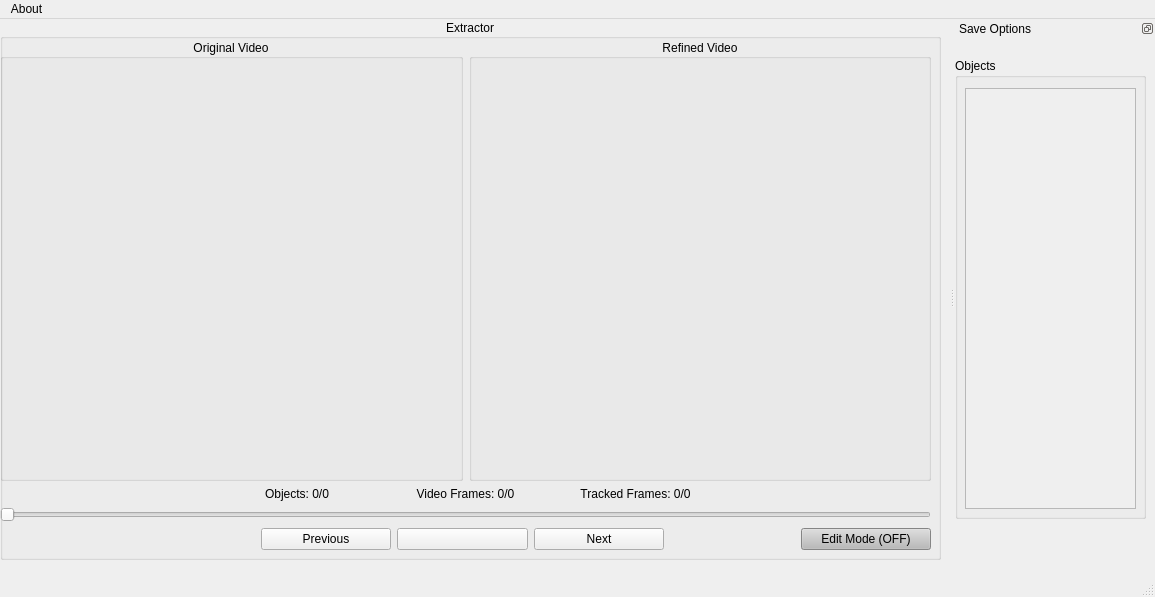
<?xml version="1.0" encoding="UTF-8"?>
<ui version="4.0">
 <class>MainWindow</class>
 <widget class="QMainWindow" name="MainWindow">
  <property name="geometry">
   <rect>
    <x>0</x>
    <y>0</y>
    <width>1155</width>
    <height>597</height>
   </rect>
  </property>
  <property name="windowTitle">
   <string>Extractor</string>
  </property>
  <widget class="QWidget" name="centralwidget">
   <widget class="QWidget" name="horizontalLayoutWidget">
    <property name="geometry">
     <rect>
      <x>0</x>
      <y>0</y>
      <width>941</width>
      <height>541</height>
     </rect>
    </property>
    <layout class="QHBoxLayout" name="horizontalLayout">
     <item>
      <widget class="QGroupBox" name="extractor_box">
       <property name="title">
        <string>Extractor</string>
       </property>
       <property name="alignment">
        <set>Qt::AlignCenter</set>
       </property>
       <widget class="QWidget" name="verticalLayoutWidget">
        <property name="geometry">
         <rect>
          <x>0</x>
          <y>20</y>
          <width>931</width>
          <height>511</height>
         </rect>
        </property>
        <layout class="QVBoxLayout" name="verticalLayout" stretch="7,0,2,2">
         <item>
          <layout class="QHBoxLayout" name="horizontalLayout_3">
           <item>
            <widget class="QGroupBox" name="original_box">
             <property name="title">
              <string>Original Video</string>
             </property>
             <property name="alignment">
              <set>Qt::AlignCenter</set>
             </property>
            </widget>
           </item>
           <item>
            <widget class="QGroupBox" name="refined_box">
             <property name="title">
              <string>Refined Video</string>
             </property>
             <property name="alignment">
              <set>Qt::AlignCenter</set>
             </property>
            </widget>
           </item>
          </layout>
         </item>
         <item>
          <layout class="QHBoxLayout" name="horizontalLayout_4" stretch="4,3,3,3,4">
           <item>
            <spacer name="horizontalSpacer_3">
             <property name="orientation">
              <enum>Qt::Horizontal</enum>
             </property>
             <property name="sizeHint" stdset="0">
              <size>
               <width>20</width>
               <height>10</height>
              </size>
             </property>
            </spacer>
           </item>
           <item>
            <widget class="QLabel" name="objects_label">
             <property name="text">
              <string>Objects: 0/0</string>
             </property>
             <property name="alignment">
              <set>Qt::AlignCenter</set>
             </property>
            </widget>
           </item>
           <item>
            <widget class="QLabel" name="frames_label">
             <property name="text">
              <string>Video Frames: 0/0</string>
             </property>
             <property name="alignment">
              <set>Qt::AlignCenter</set>
             </property>
            </widget>
           </item>
           <item>
            <widget class="QLabel" name="object_frames_label">
             <property name="text">
              <string> Tracked Frames: 0/0</string>
             </property>
             <property name="alignment">
              <set>Qt::AlignCenter</set>
             </property>
            </widget>
           </item>
           <item>
            <spacer name="horizontalSpacer_4">
             <property name="orientation">
              <enum>Qt::Horizontal</enum>
             </property>
             <property name="sizeHint" stdset="0">
              <size>
               <width>30</width>
               <height>10</height>
              </size>
             </property>
            </spacer>
           </item>
          </layout>
         </item>
         <item>
          <widget class="QSlider" name="slider">
           <property name="focusPolicy">
            <enum>Qt::NoFocus</enum>
           </property>
           <property name="orientation">
            <enum>Qt::Horizontal</enum>
           </property>
          </widget>
         </item>
         <item>
          <layout class="QHBoxLayout" name="horizontalLayout_2" stretch="4,2,2,2,2,2">
           <item>
            <spacer name="horizontalSpacer">
             <property name="orientation">
              <enum>Qt::Horizontal</enum>
             </property>
             <property name="sizeHint" stdset="0">
              <size>
               <width>20</width>
               <height>10</height>
              </size>
             </property>
            </spacer>
           </item>
           <item>
            <widget class="QPushButton" name="previous_bnt">
             <property name="focusPolicy">
              <enum>Qt::NoFocus</enum>
             </property>
             <property name="text">
              <string>Previous</string>
             </property>
            </widget>
           </item>
           <item>
            <widget class="QPushButton" name="play_bnt">
             <property name="focusPolicy">
              <enum>Qt::NoFocus</enum>
             </property>
             <property name="text">
              <string/>
             </property>
            </widget>
           </item>
           <item>
            <widget class="QPushButton" name="next_bnt">
             <property name="focusPolicy">
              <enum>Qt::NoFocus</enum>
             </property>
             <property name="text">
              <string>Next</string>
             </property>
            </widget>
           </item>
           <item>
            <spacer name="horizontalSpacer_2">
             <property name="orientation">
              <enum>Qt::Horizontal</enum>
             </property>
             <property name="sizeHint" stdset="0">
              <size>
               <width>30</width>
               <height>10</height>
              </size>
             </property>
            </spacer>
           </item>
           <item>
            <widget class="QPushButton" name="edit_mode_bnt">
             <property name="palette">
              <palette>
               <active>
                <colorrole role="WindowText">
                 <brush brushstyle="SolidPattern">
                  <color alpha="255">
                   <red>0</red>
                   <green>0</green>
                   <blue>0</blue>
                  </color>
                 </brush>
                </colorrole>
                <colorrole role="Button">
                 <brush brushstyle="SolidPattern">
                  <color alpha="255">
                   <red>186</red>
                   <green>186</green>
                   <blue>186</blue>
                  </color>
                 </brush>
                </colorrole>
                <colorrole role="Light">
                 <brush brushstyle="SolidPattern">
                  <color alpha="255">
                   <red>255</red>
                   <green>255</green>
                   <blue>255</blue>
                  </color>
                 </brush>
                </colorrole>
                <colorrole role="Midlight">
                 <brush brushstyle="SolidPattern">
                  <color alpha="255">
                   <red>220</red>
                   <green>220</green>
                   <blue>220</blue>
                  </color>
                 </brush>
                </colorrole>
                <colorrole role="Dark">
                 <brush brushstyle="SolidPattern">
                  <color alpha="255">
                   <red>93</red>
                   <green>93</green>
                   <blue>93</blue>
                  </color>
                 </brush>
                </colorrole>
                <colorrole role="Mid">
                 <brush brushstyle="SolidPattern">
                  <color alpha="255">
                   <red>124</red>
                   <green>124</green>
                   <blue>124</blue>
                  </color>
                 </brush>
                </colorrole>
                <colorrole role="Text">
                 <brush brushstyle="SolidPattern">
                  <color alpha="255">
                   <red>0</red>
                   <green>0</green>
                   <blue>0</blue>
                  </color>
                 </brush>
                </colorrole>
                <colorrole role="BrightText">
                 <brush brushstyle="SolidPattern">
                  <color alpha="255">
                   <red>255</red>
                   <green>255</green>
                   <blue>255</blue>
                  </color>
                 </brush>
                </colorrole>
                <colorrole role="ButtonText">
                 <brush brushstyle="SolidPattern">
                  <color alpha="255">
                   <red>0</red>
                   <green>0</green>
                   <blue>0</blue>
                  </color>
                 </brush>
                </colorrole>
                <colorrole role="Base">
                 <brush brushstyle="SolidPattern">
                  <color alpha="255">
                   <red>255</red>
                   <green>255</green>
                   <blue>255</blue>
                  </color>
                 </brush>
                </colorrole>
                <colorrole role="Window">
                 <brush brushstyle="SolidPattern">
                  <color alpha="255">
                   <red>186</red>
                   <green>186</green>
                   <blue>186</blue>
                  </color>
                 </brush>
                </colorrole>
                <colorrole role="Shadow">
                 <brush brushstyle="SolidPattern">
                  <color alpha="255">
                   <red>0</red>
                   <green>0</green>
                   <blue>0</blue>
                  </color>
                 </brush>
                </colorrole>
                <colorrole role="AlternateBase">
                 <brush brushstyle="SolidPattern">
                  <color alpha="255">
                   <red>220</red>
                   <green>220</green>
                   <blue>220</blue>
                  </color>
                 </brush>
                </colorrole>
                <colorrole role="ToolTipBase">
                 <brush brushstyle="SolidPattern">
                  <color alpha="255">
                   <red>255</red>
                   <green>255</green>
                   <blue>220</blue>
                  </color>
                 </brush>
                </colorrole>
                <colorrole role="ToolTipText">
                 <brush brushstyle="SolidPattern">
                  <color alpha="255">
                   <red>0</red>
                   <green>0</green>
                   <blue>0</blue>
                  </color>
                 </brush>
                </colorrole>
               </active>
               <inactive>
                <colorrole role="WindowText">
                 <brush brushstyle="SolidPattern">
                  <color alpha="255">
                   <red>0</red>
                   <green>0</green>
                   <blue>0</blue>
                  </color>
                 </brush>
                </colorrole>
                <colorrole role="Button">
                 <brush brushstyle="SolidPattern">
                  <color alpha="255">
                   <red>186</red>
                   <green>186</green>
                   <blue>186</blue>
                  </color>
                 </brush>
                </colorrole>
                <colorrole role="Light">
                 <brush brushstyle="SolidPattern">
                  <color alpha="255">
                   <red>255</red>
                   <green>255</green>
                   <blue>255</blue>
                  </color>
                 </brush>
                </colorrole>
                <colorrole role="Midlight">
                 <brush brushstyle="SolidPattern">
                  <color alpha="255">
                   <red>220</red>
                   <green>220</green>
                   <blue>220</blue>
                  </color>
                 </brush>
                </colorrole>
                <colorrole role="Dark">
                 <brush brushstyle="SolidPattern">
                  <color alpha="255">
                   <red>93</red>
                   <green>93</green>
                   <blue>93</blue>
                  </color>
                 </brush>
                </colorrole>
                <colorrole role="Mid">
                 <brush brushstyle="SolidPattern">
                  <color alpha="255">
                   <red>124</red>
                   <green>124</green>
                   <blue>124</blue>
                  </color>
                 </brush>
                </colorrole>
                <colorrole role="Text">
                 <brush brushstyle="SolidPattern">
                  <color alpha="255">
                   <red>0</red>
                   <green>0</green>
                   <blue>0</blue>
                  </color>
                 </brush>
                </colorrole>
                <colorrole role="BrightText">
                 <brush brushstyle="SolidPattern">
                  <color alpha="255">
                   <red>255</red>
                   <green>255</green>
                   <blue>255</blue>
                  </color>
                 </brush>
                </colorrole>
                <colorrole role="ButtonText">
                 <brush brushstyle="SolidPattern">
                  <color alpha="255">
                   <red>0</red>
                   <green>0</green>
                   <blue>0</blue>
                  </color>
                 </brush>
                </colorrole>
                <colorrole role="Base">
                 <brush brushstyle="SolidPattern">
                  <color alpha="255">
                   <red>255</red>
                   <green>255</green>
                   <blue>255</blue>
                  </color>
                 </brush>
                </colorrole>
                <colorrole role="Window">
                 <brush brushstyle="SolidPattern">
                  <color alpha="255">
                   <red>186</red>
                   <green>186</green>
                   <blue>186</blue>
                  </color>
                 </brush>
                </colorrole>
                <colorrole role="Shadow">
                 <brush brushstyle="SolidPattern">
                  <color alpha="255">
                   <red>0</red>
                   <green>0</green>
                   <blue>0</blue>
                  </color>
                 </brush>
                </colorrole>
                <colorrole role="AlternateBase">
                 <brush brushstyle="SolidPattern">
                  <color alpha="255">
                   <red>220</red>
                   <green>220</green>
                   <blue>220</blue>
                  </color>
                 </brush>
                </colorrole>
                <colorrole role="ToolTipBase">
                 <brush brushstyle="SolidPattern">
                  <color alpha="255">
                   <red>255</red>
                   <green>255</green>
                   <blue>220</blue>
                  </color>
                 </brush>
                </colorrole>
                <colorrole role="ToolTipText">
                 <brush brushstyle="SolidPattern">
                  <color alpha="255">
                   <red>0</red>
                   <green>0</green>
                   <blue>0</blue>
                  </color>
                 </brush>
                </colorrole>
               </inactive>
               <disabled>
                <colorrole role="WindowText">
                 <brush brushstyle="SolidPattern">
                  <color alpha="255">
                   <red>93</red>
                   <green>93</green>
                   <blue>93</blue>
                  </color>
                 </brush>
                </colorrole>
                <colorrole role="Button">
                 <brush brushstyle="SolidPattern">
                  <color alpha="255">
                   <red>186</red>
                   <green>186</green>
                   <blue>186</blue>
                  </color>
                 </brush>
                </colorrole>
                <colorrole role="Light">
                 <brush brushstyle="SolidPattern">
                  <color alpha="255">
                   <red>255</red>
                   <green>255</green>
                   <blue>255</blue>
                  </color>
                 </brush>
                </colorrole>
                <colorrole role="Midlight">
                 <brush brushstyle="SolidPattern">
                  <color alpha="255">
                   <red>220</red>
                   <green>220</green>
                   <blue>220</blue>
                  </color>
                 </brush>
                </colorrole>
                <colorrole role="Dark">
                 <brush brushstyle="SolidPattern">
                  <color alpha="255">
                   <red>93</red>
                   <green>93</green>
                   <blue>93</blue>
                  </color>
                 </brush>
                </colorrole>
                <colorrole role="Mid">
                 <brush brushstyle="SolidPattern">
                  <color alpha="255">
                   <red>124</red>
                   <green>124</green>
                   <blue>124</blue>
                  </color>
                 </brush>
                </colorrole>
                <colorrole role="Text">
                 <brush brushstyle="SolidPattern">
                  <color alpha="255">
                   <red>93</red>
                   <green>93</green>
                   <blue>93</blue>
                  </color>
                 </brush>
                </colorrole>
                <colorrole role="BrightText">
                 <brush brushstyle="SolidPattern">
                  <color alpha="255">
                   <red>255</red>
                   <green>255</green>
                   <blue>255</blue>
                  </color>
                 </brush>
                </colorrole>
                <colorrole role="ButtonText">
                 <brush brushstyle="SolidPattern">
                  <color alpha="255">
                   <red>93</red>
                   <green>93</green>
                   <blue>93</blue>
                  </color>
                 </brush>
                </colorrole>
                <colorrole role="Base">
                 <brush brushstyle="SolidPattern">
                  <color alpha="255">
                   <red>186</red>
                   <green>186</green>
                   <blue>186</blue>
                  </color>
                 </brush>
                </colorrole>
                <colorrole role="Window">
                 <brush brushstyle="SolidPattern">
                  <color alpha="255">
                   <red>186</red>
                   <green>186</green>
                   <blue>186</blue>
                  </color>
                 </brush>
                </colorrole>
                <colorrole role="Shadow">
                 <brush brushstyle="SolidPattern">
                  <color alpha="255">
                   <red>0</red>
                   <green>0</green>
                   <blue>0</blue>
                  </color>
                 </brush>
                </colorrole>
                <colorrole role="AlternateBase">
                 <brush brushstyle="SolidPattern">
                  <color alpha="255">
                   <red>186</red>
                   <green>186</green>
                   <blue>186</blue>
                  </color>
                 </brush>
                </colorrole>
                <colorrole role="ToolTipBase">
                 <brush brushstyle="SolidPattern">
                  <color alpha="255">
                   <red>255</red>
                   <green>255</green>
                   <blue>220</blue>
                  </color>
                 </brush>
                </colorrole>
                <colorrole role="ToolTipText">
                 <brush brushstyle="SolidPattern">
                  <color alpha="255">
                   <red>0</red>
                   <green>0</green>
                   <blue>0</blue>
                  </color>
                 </brush>
                </colorrole>
               </disabled>
              </palette>
             </property>
             <property name="text">
              <string>Edit Mode (OFF)</string>
             </property>
            </widget>
           </item>
          </layout>
         </item>
        </layout>
       </widget>
      </widget>
     </item>
    </layout>
   </widget>
  </widget>
  <widget class="QMenuBar" name="menubar">
   <property name="geometry">
    <rect>
     <x>0</x>
     <y>0</y>
     <width>1155</width>
     <height>22</height>
    </rect>
   </property>
   <widget class="QMenu" name="menuAbout">
    <property name="title">
     <string>About</string>
    </property>
   </widget>
   <addaction name="menuAbout"/>
  </widget>
  <widget class="QStatusBar" name="statusbar"/>
  <widget class="QDockWidget" name="dockWidget_2">
   <property name="minimumSize">
    <size>
     <width>200</width>
     <height>400</height>
    </size>
   </property>
   <property name="features">
    <set>QDockWidget::DockWidgetFloatable|QDockWidget::DockWidgetMovable</set>
   </property>
   <property name="windowTitle">
    <string>Save Options</string>
   </property>
   <attribute name="dockWidgetArea">
    <number>2</number>
   </attribute>
   <widget class="QWidget" name="dockWidgetContents_2">
    <widget class="QGroupBox" name="groupBox_4">
     <property name="geometry">
      <rect>
       <x>0</x>
       <y>20</y>
       <width>191</width>
       <height>461</height>
      </rect>
     </property>
     <property name="title">
      <string>Objects</string>
     </property>
     <widget class="QScrollArea" name="scroll_area">
      <property name="geometry">
       <rect>
        <x>10</x>
        <y>30</y>
        <width>171</width>
        <height>421</height>
       </rect>
      </property>
      <property name="widgetResizable">
       <bool>true</bool>
      </property>
      <widget class="QWidget" name="scrollAreaWidgetContents">
       <property name="geometry">
        <rect>
         <x>0</x>
         <y>0</y>
         <width>169</width>
         <height>419</height>
        </rect>
       </property>
      </widget>
     </widget>
    </widget>
   </widget>
  </widget>
 </widget>
 <resources/>
 <connections/>
</ui>
